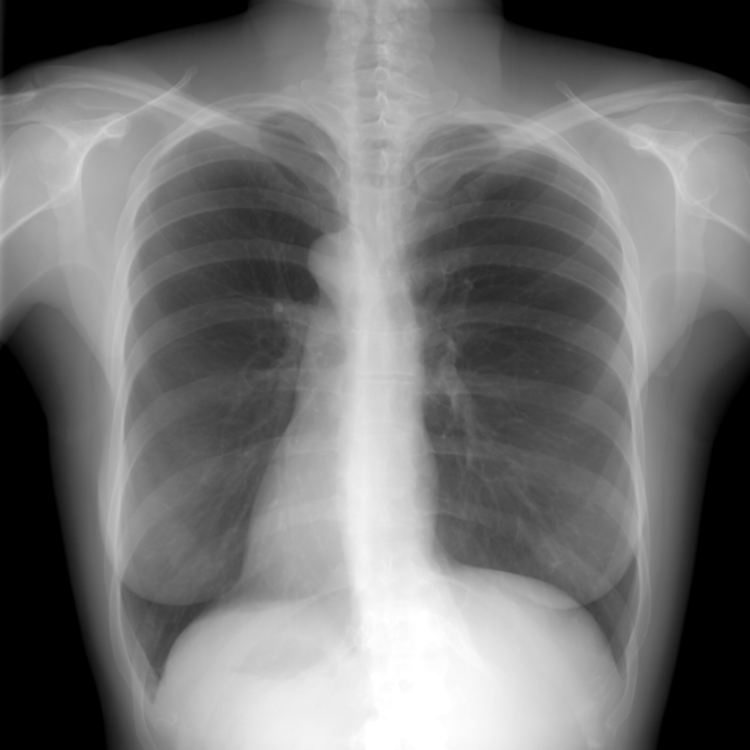
%> input picture img/REG_HE.png, 750 x 750 px
$ octave presentation_script.m   (GNU Octave 9; MATLAB toolbox functions it lacks are replaced by stand-ins)
%> lines starting %> are read from the running program, lines starting %| are printed output that depends on the picture
### src/z_norm.m
function norm_im = z_norm(image_mat, gauss_width, gauss_sd, local_sd_thresh)
% Z_NORM Normalizes (standardizes) local (regional) image values to zero
% mean and unit variance. For significant amounts of noise, a threshold can
% be defined for regulation.
%
% NORM_IM = Z_NORM(IMAGE_MAT, GAUSS_WIDTH, GAUSS_SD, LOCAL_SD_THRESH)
% returns normalized image NORM_IM from IMAGE_MAT. IMAGE_MAT is the input
% image matrix. GAUSS_WIDTH is the length and GAUSS_SD is the standard
% deviation of the LP Gaussian kernel filter. LOCAL_SD_THRESH is the lower
% threshold for standard deviation in the image region.
%
% Author:
%   Nemanja Sakac, student
%   Faculty of Technical Sciences, University of Novi Sad
%   Novi Sad, Serbia
% Date: 2019.
% Last modified: 2021.

% Create Gaussian LP filter of width 'gauss_width' and standard deviation
% 'gauss_sd'
h = fspecial('gaussian', [1, gauss_width], gauss_sd);

% Estimate local mean value of image
loc_mean = conv2(h', h, image_mat, 'same');

% Calculate squared differences
loc_var = (image_mat - loc_mean) .^ 2;
% Estimate local variance
loc_var = conv2(h', h, loc_var, 'same');
loc_var = loc_var .* (~(loc_var < local_sd_thresh))...
    + (loc_var < local_sd_thresh) .* local_sd_thresh;

% Normalize image values
norm_im = (image_mat - loc_mean) ./ sqrt(loc_var);

### src/rig_reg.m
function [opt_param, conv_rate, n_iter] = rig_reg(ref_im, test_im, roi, z_params, varargin)
%
% RIG_REG Performs rigid registration of two input images of the same
% anatomy using gradient descent.
%
% [OPT_PARAM, CONV_RATE] = RIG_REG(REF_IM, TEST_IM, ROI, Z_PARAMS, OPTIONAL) performs
% rigid registration of the test image, given by TEST_IM, with regards to
% the reference image, given by REF_IM. The outputs are optimum parameters
% given by OPT_PARAM and a matrix of step (tx, ty) values and the values of
% the objective function during the optimization process, CONV_RATE.
%
% ROI represents the region-of-interest in the images for which
% registration should take place. ROI is a two-by-two matrix,
% ROI = [ROWS; COLUMNS], where the boundary pixels along the y-axis are
% given by the first (upper) ROWS vector, and the boundary pixels along the
% x-axis are given by the second (lower) COLUMNS vector.
% Example: If REF_IM is a 1000x1000 px image and the pixels defining the
% boundaries of the region-of-interest are given by ordered (x, y) pairs
% {(100, 200), (900, 200), (100, 800), (900, 800)}, the matrix ROI should
% be defined as ROI = [100, 800; 200, 900]
%
% Z_PARAMS represents a vector of Gaussian filter parameters. It should be
% z_params(1)
% corresponds to filter width, z_params(2) corresponds to filter standard
% deviation and z_params()
%
% OPTIONAL:
%
% 'method' is a string argument defining the gradient descent method to be
% used for finding the optimum translation. Two methods have been
% implemented:
%
% 'vanilla' - Basic (vanilla) gradient descent
% 'polak-ribiere' - Nonlinear conjugate gradient descent based on
%   Polak-Ribiere's method.
%
% If the 'method' argument is not specified, the default method used is
% 'vanilla'.
%
% Author:
%   Nemanja Sakac, student
%   Faculty of Technical Sciences, University of Novi Sad
%   Novi Sad, Serbia
% Date: 2019.
% Last modified: 2021.

% Parsing optional inputs
p = inputParser;

% Parse 'method' if specified
defaultMethod = 'vanilla';
validMethods = {'vanilla', 'polak-ribiere'};
checkMethod = @(x) any(validatestring(x, validMethods));
addOptional(p, 'method', defaultMethod, checkMethod);

% Parse
parse(p, varargin{:})
method = p.Results.method;

% Image value z-normalization
% Default values (subject to change)
if (length(z_params) == 3)
    filt_width = z_params(1);
    filt_sd = z_params(2);
    thresh = z_params(3);
else
    filt_width = 10;
    filt_sd = 20;
    thresh = 5;
end

% Normalize images using z-normalization
norm_ref_im = z_norm(ref_im, filt_width, filt_sd, thresh);
norm_test_im = z_norm(test_im, filt_width, filt_sd, thresh);

% ROI
rows_oi = roi(1, :);
columns_oi = roi(2, :);

% Location grid for interpolation
[X, Y] = meshgrid(columns_oi(1):columns_oi(2), rows_oi(1):rows_oi(2));
int_loc.X = X;
int_loc.Y = Y;

% Interpolated reference image
int_ref_im = interp2(1:size(norm_ref_im, 2), 1:size(norm_ref_im, 1),...
    norm_ref_im, X, Y, 'linear');

% Initialize optimum parameters
tx = 0;
ty = 0;
opt_param = [tx, ty];
% Step dxy
dxy = 1;
% Matrix of all steps (conv_rate)
conv_rate = [];
% Successful optimization flag
is_success = 0;
% Number of iterations
n_iter = 1;
% Maximum number of iterations
max_iter = 100;
while(is_success == 0 && (n_iter < max_iter))
    % Calculate sum of squared differences between the normalized
    % reference image and test image for new optimum parameters
    ssq = ssq_rig_reg(opt_param, int_loc, norm_test_im, int_ref_im);

    if (n_iter > 1)
        conv_rate = [conv_rate; tx ty ssq k];
    end
    % Plot new optimum parameters
    % plot(tx, ty, 'rx')
    % hold on

    % Find 4 points in the area of optimum parameters
    tx1 = tx + dxy;
    tx2 = tx - dxy;
    ty1 = ty + dxy;
    ty2 = ty - dxy;
    ssq_x1 = ssq_rig_reg([tx1 ty], int_loc, norm_test_im, int_ref_im);
    ssq_x2 = ssq_rig_reg([tx2 ty], int_loc, norm_test_im, int_ref_im);
    ssq_y1 = ssq_rig_reg([tx ty1], int_loc, norm_test_im, int_ref_im);
    ssq_y2 = ssq_rig_reg([tx ty2], int_loc, norm_test_im, int_ref_im);

    % Check if optimization succeeded
    if (ssq_x1 > ssq && ssq_x2 > ssq && ssq_y1 > ssq && ssq_y2 > ssq)
        is_success = 1;
        continue
    end

    % Calculate gradient and normalize it
    [norm_gx, norm_gy] = calc_gradient(ssq_x1, ssq_x2, ssq_y1, ssq_y2, dxy);

    switch method
        case 'vanilla'
            % Find optimum step in gradient direction
            obj_func = @(k) ssq_rig_reg([(tx + k * norm_gx),...
                (ty + k * norm_gy)], int_loc, norm_test_im, int_ref_im);
            k = golden_section(obj_func, [-20, 20]);

            % Display gradient direction
            % quiver(tx, ty, k * norm_gx, k * norm_gy, 0, 'k')

            % Calculate new optimum parameters
            tx = tx + k * norm_gx;
            ty = ty + k * norm_gy;

        case 'polak-ribiere'
            norm_g = [norm_gx; norm_gy];

            % Update current conjugate gradient direction
            if (n_iter == 1)
                s_cur = norm_g;
            else
                beta = (norm_g' * (norm_g - s_cur)) / (s_cur' * s_cur);
                % Calculate new conjugate gradient direction
                s_cur = norm_g + beta * s_cur;
            end

            % Find optimum step in gradient direction
            obj_func = @(k) ssq_rig_reg([(tx + k * s_cur(1)),...
                (ty + k * s_cur(2))], int_loc, norm_test_im, int_ref_im);
            k = golden_section(obj_func, [-20 20]);

            % Display gradient direction
            % quiver(tx, ty, k * s_cur(1), k * s_cur(2), 0, 'k')

            % Calculate new optimum parameters
            tx = tx + k * s_cur(1);
            ty = ty + k * s_cur(2);
    end

    % Store optimum parameters
    opt_param(1) = tx;
    opt_param(2) = ty;

    % Update iteration
    n_iter = n_iter + 1;


end

### src/presentation_script.m
%%
% Rigid image registration (translation) of X-ray lung images using vanilla
% and nonlinear conjugate (Polak-Ribiere) gradient descent.
% Subject: Medical Image Processing
% Author:
%   Nemanja Sakac, Student
%   Faculty of Technical Sciences, University of Novi Sad
%   Novi Sad, Serbia
% Date: 2019.
% Last modified: 2021.

%%
% Load images
% Reference image
ref_im = double(imread('F:\projects\rigid_image_registration_gradient_descent\matlab\img\REG_HE.png'));
%> ref_im: size 750x750 double; min 0, max 255, mean 116; mean of the top-left, top-right, bottom-left and bottom-right quarters 112.9, 110.5, 117.6, 123
% Test image
test_im = double(imread('F:\projects\rigid_image_registration_gradient_descent\matlab\img\REG_LE_05.PNG'));
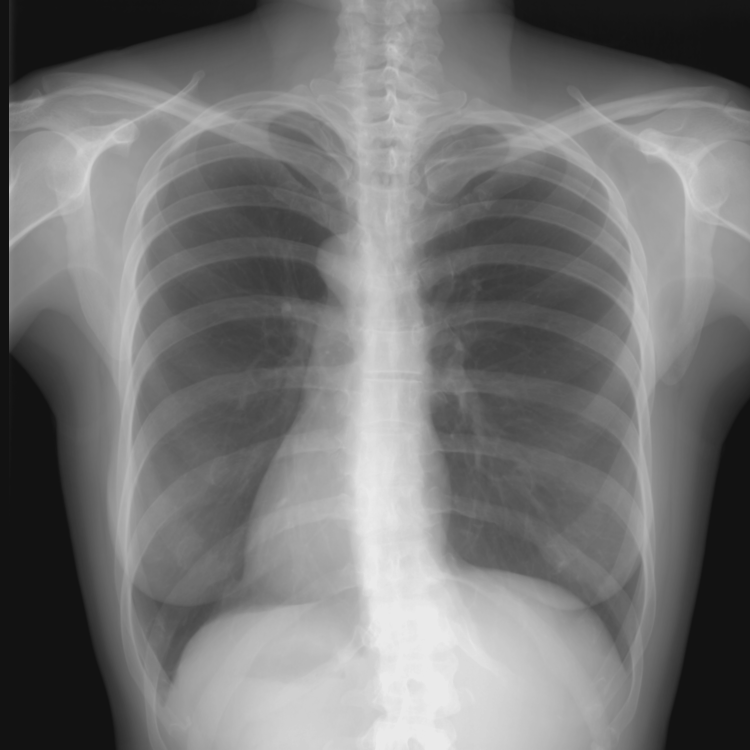
%> input picture img/REG_LE_05.PNG, 750 x 750 px
%> test_im: size 750x750 double; min 18, max 234, mean 117.4; mean of the top-left, top-right, bottom-left and bottom-right quarters 111.9, 116.3, 113.6, 127.7

%%
% Display images before preprocessing
figure
imshow(ref_im, [])
figure
imshow(test_im, [])

%%
% Define ROI (region-of-interest)
rows = [round(0.15 * size(ref_im, 1)), round(0.85 * size(ref_im, 1))];
%> rows = [113 638]
columns = [round(0.10 * size(ref_im, 2)), round(0.90 * size(ref_im, 2))];
%> columns = [75 675]
roi = [rows; columns];
%> roi = [113 638; 75 675]

%%
% Extract ROI
ref_im_roi = ref_im(rows(1):rows(2), columns(1):columns(2));
test_im_roi = test_im(rows(1):rows(2), columns(1):columns(2));

%%
% Display images after extracted ROI
figure
imshow(ref_im_roi, [])

figure
imshow(test_im_roi, [])

%%
% Display image difference before registration
diff_roi = ref_im_roi - test_im_roi;
figure
imshowpair(ref_im_roi, test_im_roi);

%%
% Image translation example
trans_ref_im = imtranslate(ref_im_roi, [40, 40], 'linear');
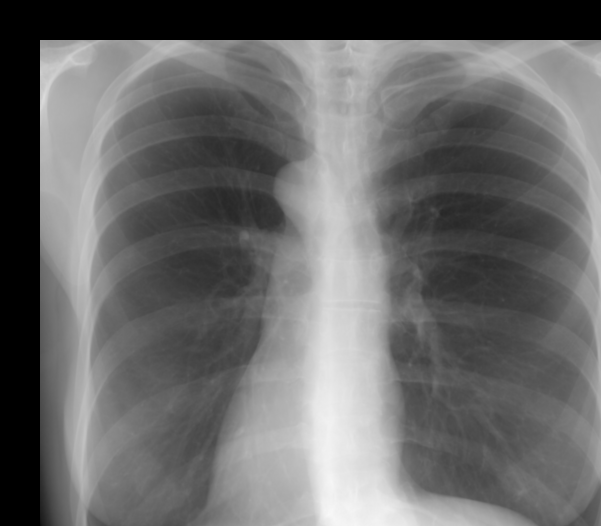
%> trans_ref_im: size 526x601 double; min 0, max 248, mean 105.6

figure
imshow(ref_im_roi, [])

figure
imshow(trans_ref_im, [])

diff_trans = ref_im_roi - trans_ref_im;
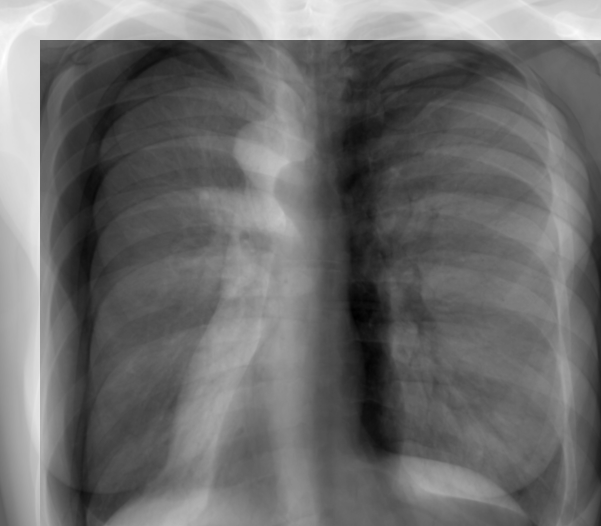
%> diff_trans: size 526x601 double; min -126, max 218, mean 21.3; drawn with min black and max white
figure
imshowpair(ref_im_roi, trans_ref_im);

%%
% Plot image translation examples on one plot
figure
subplot(1, 3, 1)
imshow(ref_im_roi, [])
title('Reference image')

subplot(1, 3, 2)
imshow(trans_ref_im, [])
title_format = sprintf('Translated image\ntx = %d, ty = %d', 40, 40)
title(title_format)

subplot(1, 3, 3)
imshowpair(ref_im_roi, trans_ref_im);
title('Translation difference')

%%
% Local image value z-normalization - accentuate structures
% Default z-norm parameters
gauss_width = 10;
gauss_sd = 20;
thresh = 5;

norm_ref = z_norm(ref_im_roi, gauss_width, gauss_sd, thresh);
%> in z_norm, `loc_var = conv2(h', h, loc_var, 'same');`:
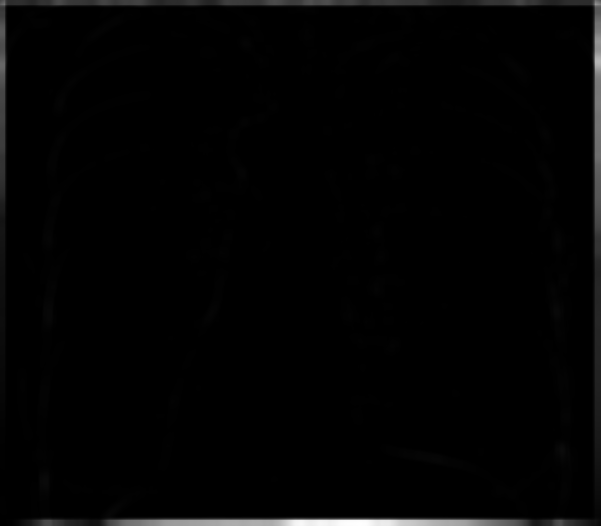
%> loc_var: size 526x601 double; min 0.102, max 3618.6, mean 54.8; drawn with min black and max white
norm_test = z_norm(test_im_roi, gauss_width, gauss_sd, thresh);
%> call 2 of z_norm, with gauss_width = 10, gauss_sd = 20, local_sd_thresh = 5
%> in z_norm (call 2), `loc_mean = conv2(h', h, image_mat, 'same');`:
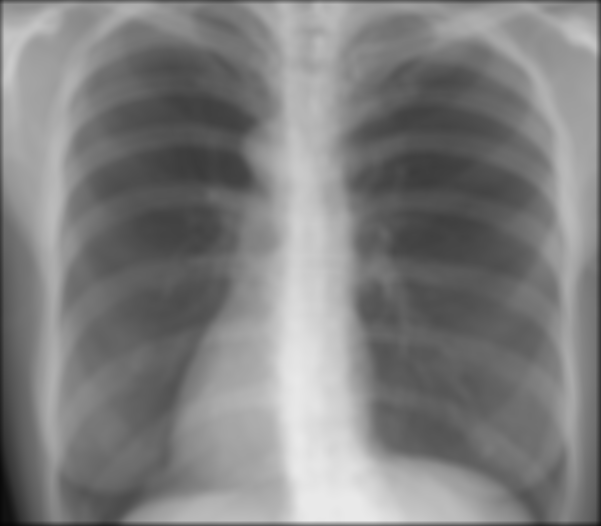
%> loc_mean: size 526x601 double; min 5.41, max 234, mean 127.9
%> in z_norm (call 2), `norm_im = (image_mat - loc_mean) ./ sqrt(loc_var);`:
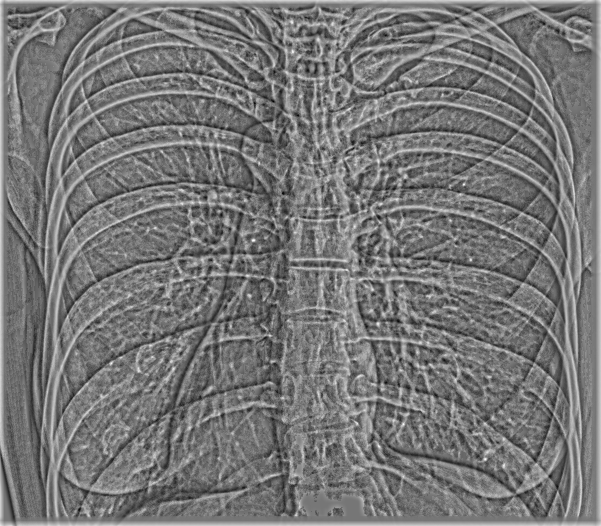
%> norm_im: size 526x601 double; min -3.07, max 3.55, mean 0.0198; drawn with min black and max white

%%
% Display z-normalized images
figure
imshow(norm_ref, [])
figure
imshow(norm_test, [])

%%
% Display images after normalization
figure
imshow(uint8(norm_ref * 255), [0, 255])
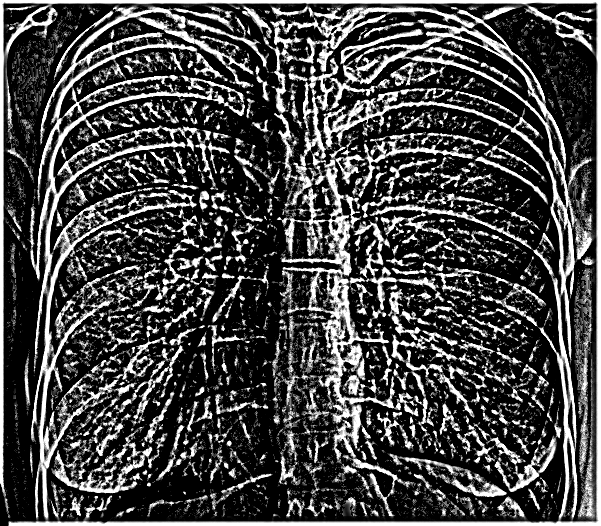
%> displayed picture: size 526x601, on the screen's scale of 0 to 255; min 0, max 255, mean 70.8
figure
imshow(norm_test, [])

%%
% Create objective function grid
[X, Y] = meshgrid(1:size(ref_im_roi, 2), 1:size(ref_im_roi, 1));
int_ref = interp2(norm_ref, X, Y, 'linear');

%%
% Define step
tx = -20:1:20;
ty = -20:1:20;

%%
% [21 lines of commented-out code are left out]

%%
% [7 lines of commented-out code are left out]

%%
% [9 lines of commented-out code are left out]
tic
[opt_param, conv_rate] = rig_reg(ref_im, test_im, roi, [], 'method', 'vanilla')
%> the run ends on the next line
